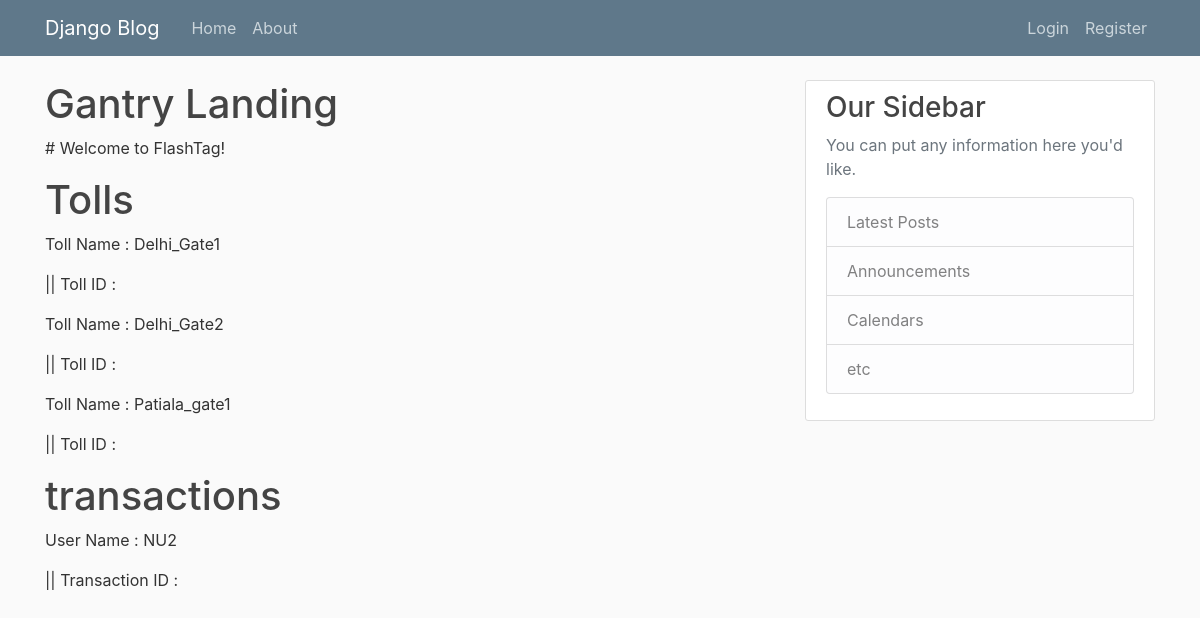
Page /Gantry/home/ on the committed database.
### Gantry/models.py (models this page shows, shortened)
class Toll(models.Model):
    toll_id = models.IntegerField(primary_key=True)
    toll_name = models.CharField(max_length = 30)
    toll_location = models.CharField(max_length = 30)
    toll_price_collected = models.DecimalField(max_digits=10,decimal_places=2)

class Transaction(models.Model):
    transaction_id = models.IntegerField(primary_key=True)
    user = models.ForeignKey(DjangoUser, on_delete=models.CASCADE)
    toll_id = models.ForeignKey(Toll, on_delete=models.CASCADE)
    vehicle_number = models.ForeignKey(Vehicle, on_delete=models.CASCADE)
    vehicle_distance = models.DecimalField(max_digits=10,decimal_places=2)
    transaction_amount = models.DecimalField(max_digits=10,decimal_places=2)
    transaction_time = models.DateTimeField(default=timezone.now)

### Gantry/views.py (the view)
# urls.py: 2. Add a URL to urlpatterns:  path('', views.home, name='home')
def home(request):
    Tolls = Toll.objects.all()
    Transactions = Transaction.objects.all()
    context = {
        'Tolls' : Tolls,
        'Transactions' : Transactions
    }
    return render(request, 'Gantry/home.html', context)

### Gantry/templates/Gantry/home.html
{% extends "User/base.html" %}
{% block content %}
<h1>Gantry Landing</h1>
<p># Welcome to FlashTag!</p>
<h1> Tolls </h1>
{% for Toll in Tolls %}
    <div >
        <p>Toll Name : {{ Toll.toll_name }} </p>
        <p>|| Toll ID : {{ Toll.id }} </p>
    </div>
{% endfor %}
<h1> transactions </h1>
{% for Transaction in Transactions %}
    <div >
        <p>User Name : {{ Transaction.user.username }} </p>
        <p>|| Transaction ID : {{ Transaction.id }} </p>
    </div>
{% endfor %}
{% endblock %}

### User/static/User/main.css (style rules this page uses)
body { background: #fafafa; color: #333333; margin-top: 5rem; }
h1, h2, h3, h4, h5, h6 { color: #444444; }

### rows in the picture
Toll: toll_name "Delhi_Gate1"
Toll: toll_name "Delhi_Gate2"
Toll: toll_name "Patiala_gate1"
Transaction: user.username "NU2"
